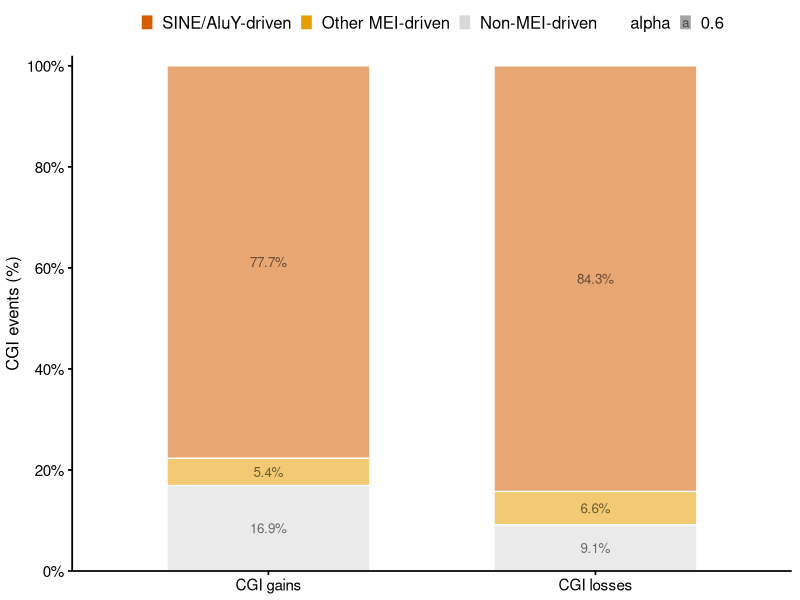

Write R code to recreate this figure.
library(tidyverse)
library(scales)

theme_set(theme_classic(base_size = 12))

df <- tibble(
  event = rep(c("CGI gain", "CGI loss"), each = 3),
  category = rep(
    c("SINE/AluY-driven", "Other MEI-driven", "Non-MEI-driven"),
    2
  ),
  percent = c(
    83.1 * 93.5 / 100,   # CGI gain: SINE/AluY-driven
    83.1 * 6.5 / 100,    # CGI gain: other MEI-driven
    100 - 83.1,          # CGI gain: non-MEI-driven
    
    90.9 * 92.7 / 100,   # CGI loss: SINE/AluY-driven
    90.9 * 7.3 / 100,    # CGI loss: other MEI-driven
    100 - 90.9           # CGI loss: non-MEI-driven
  )
) %>%
  mutate(
    event = factor(
      event,
      levels = c("CGI gain", "CGI loss"),
      labels = c("CGI gains", "CGI losses")
    ),
    category = factor(
      category,
      levels = c(
        "SINE/AluY-driven",
        "Other MEI-driven",
        "Non-MEI-driven"
      )
    ),
    label = ifelse(
      percent >= 5,
      paste0(round(percent, 1), "%"),
      ""
    )
  )

bar_colors <- c(
  "SINE/AluY-driven" = "#D55E00",
  "Other MEI-driven" = "#E69F00",
  "Non-MEI-driven"   = "grey85"
)

p <- ggplot(
  df,
  aes(
    x = event,
    y = percent,
    fill = category,alpha = 0.6
  )
) +
  geom_col(
    width = 0.62,
    colour = "white",
    linewidth = 0.45
  ) +
  geom_text(
    aes(label = label),
    position = position_stack(vjust = 0.5),
    size = 3.4,
    colour = "black"
  ) +
  scale_fill_manual(
    values = bar_colors,
    name = NULL
  ) +
  scale_y_continuous(
    limits = c(0, 100),
    breaks = seq(0, 100, 20),
    labels = function(x) paste0(x, "%"),
    expand = expansion(mult = c(0, 0.02))
  ) +
  labs(
    x = NULL,
    y = "CGI events (%)"
  ) +
  theme_classic(base_size = 12) +
  theme(
    axis.line = element_line(
      colour = "black",
      linewidth = 0.6
    ),
    axis.ticks = element_line(
      colour = "black",
      linewidth = 0.6
    ),
    axis.text.x = element_text(
      colour = "black",
      size = 11
    ),
    axis.text.y = element_text(
      colour = "black",
      size = 11
    ),
    axis.title.y = element_text(
      colour = "black",
      size = 12
    ),
    legend.position = "top",
    legend.text = element_text(size = 12),
    legend.key.size = unit(0.35, "cm"),
    panel.grid = element_blank(),
    plot.margin = margin(4, 6, 4, 4)
  ) +
  guides(
    fill = guide_legend(
      nrow = 1,
      byrow = TRUE
    )
  )


ggsave(
  "CGI_gain_loss_MEI_stacked_bar.pdf",
  plot = p,
  width = 2.8,
  height = 2.8
)
